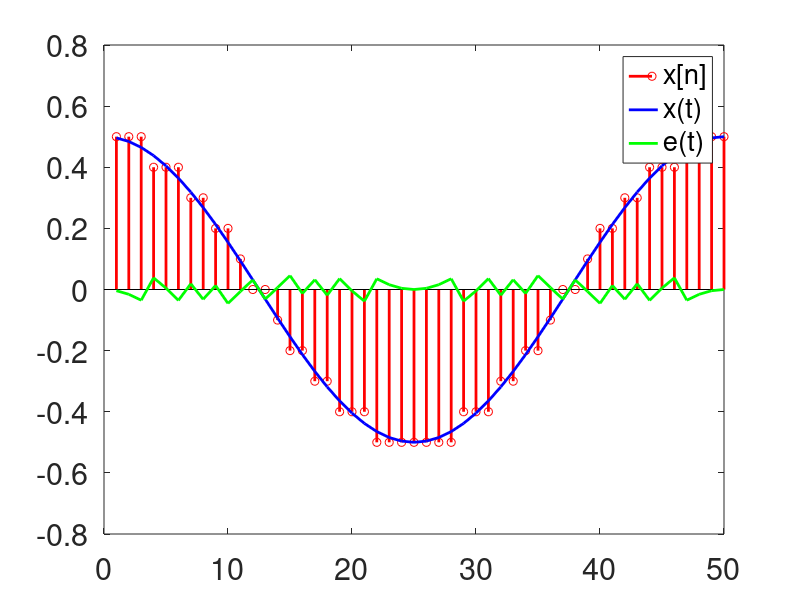

MATLAB code for this plot:
clc;
clear;
close all;

B = 1;
quant = @(n) round(n*(10^B))/(10^B);

fs = 500;
f = 10;
n = 1:50;


y = .5*cos(2*pi*f*n/fs);
yp = quant(y);
e = y - yp;

h = figure; 
hold on 
box on
stem(n, yp, 'r', 'LineWidth', 2)
plot(n, y, 'b', 'LineWidth', 2)
plot(n, e, 'g', 'LineWidth', 2)
legend('x[n]','x(t)','e(t)','Location', 'best')
set(gca, 'fontsize', 22)